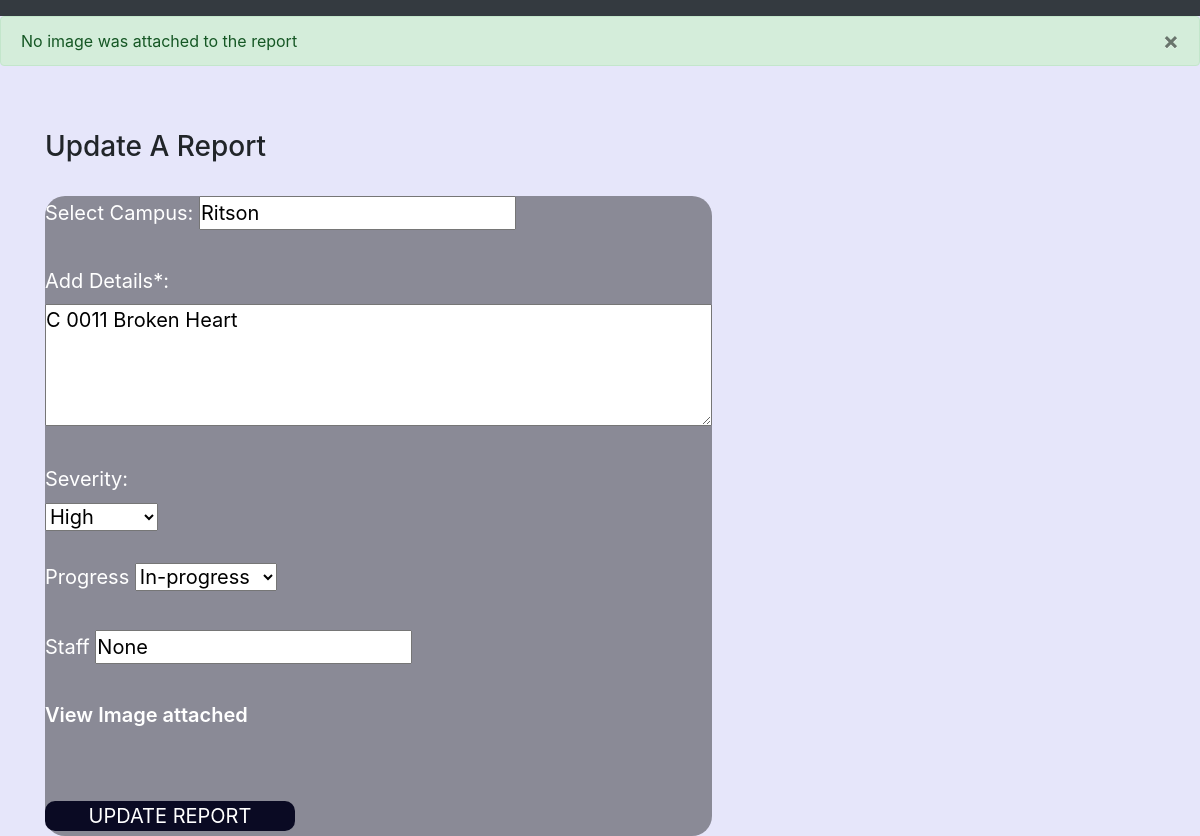
Screenshot of /18/image with the database file from the repository.
### website/models.py (models this page shows)
class Report(db.Model):
    id = db.Column(db.Integer, primary_key=True)
    sNum = db.Column(db.String(8))
    campus = db.Column(db.String(15))
    details = db.Column(db.String(500))
    image_given = db.Column(db.String(10))
    image = db.Column(db.BLOB)
    severity = db.Column(db.String(20))
    progress= db.Column(db.String(150))
    staff= db.Column(db.String(150))
    user_id = db.Column(db.Integer, db.ForeignKey('user.id'))

### website/auth.py (the view)
@auth.route('/<int:id>/image', methods=['GET','POST'])
def serveimage(id):
    report = Report.query.get_or_404(id)
    if report.image_given=="image attached":
        return send_file(io.BytesIO(report.image), mimetype='image/jpeg')
    else:
        flash("No image was attached to the report")
        return(render_template('edit.html', user=current_user, report=report))

### website/templates/edit.html (shortened to what this page needs)
{% extends "base.html" %} {% block title %}report{% endblock %}
{% block content %}
<form method="POST">
    <html lang="en" xmlns="http://www.w3.org/1999/xhtml">
        <head>
        </head>
        <body style="background-color:lavender">
            <br/>
            <br/>
                <h3>Update A Report</h3>
                <br />
                <div class="text" style="text-align:left">
                <label for="locations">Select Campus:</label>
                <input type="text" id="location" name="campus" value={{report.campus}}
                />
                <br />
                <br />
                <label for="freeform">Add Details*:</label>
                <br>
                <textarea id="freeform" name="details" rows="4" cols="50">{{report.details}}</textarea>
                <br />
                <br />
                <label>Severity:</label>
                <br />
                <select id="stars" name="stars">
                    <option value={{report.severity}}>{{report.severity}}</option>
                </select>
                <br />
                <br />
                <label>Progress</label>
                <select id="progress" name="progress">
                <option value={{report.progress}}>{{report.progress}}</option>
                </select>
                <br />
                <br />
                <label for="name">Staff</label>
                <input type="text" id="inCharge" name="inCharge" value={{report.staff}}
                />
            <br />
            <br />
            <div class="register-link">
                <p><a href="/{{report.id}}/image">View Image attached</a></p>
            </div>
            <br />
            <br />
            <button class="button" type="submit"
            width="800px">UPDATE REPORT</button>
        </div>
        </body>
    </html>
</form>
{% endblock %}

### website/templates/edit.html (style rules this page uses)
.button { position: absolute; top: 50%; background-color: #0a0a23; color: #fff; border: none; border-radius: 10px; position:relative; top:-5px; bottom:80px; width: 250px; }
* { margin: 0; padding: 0; }
.register-link p a { color: #ffffff; text-decoration: none; font-weight: 600; }
body { background-image: url(https://www.dut.ac.za/wp-content/uploads/2020/12/capus-pics-city-1.jpg); background-size: cover; background-attachment: fixed; }
.text { font-size: 20px; float: left; color: black; background-color: rgba(0,0,0,.4); color: #fff; border-radius: 20px; margin-bottom:-150px; }

### rows the page displays
Report: campus "Ritson", details "C 0011 Broken Heart", stars "High", progress "In-progress", inCharge "None"

### other values shown
{{ message }} "No image was attached to the report"
